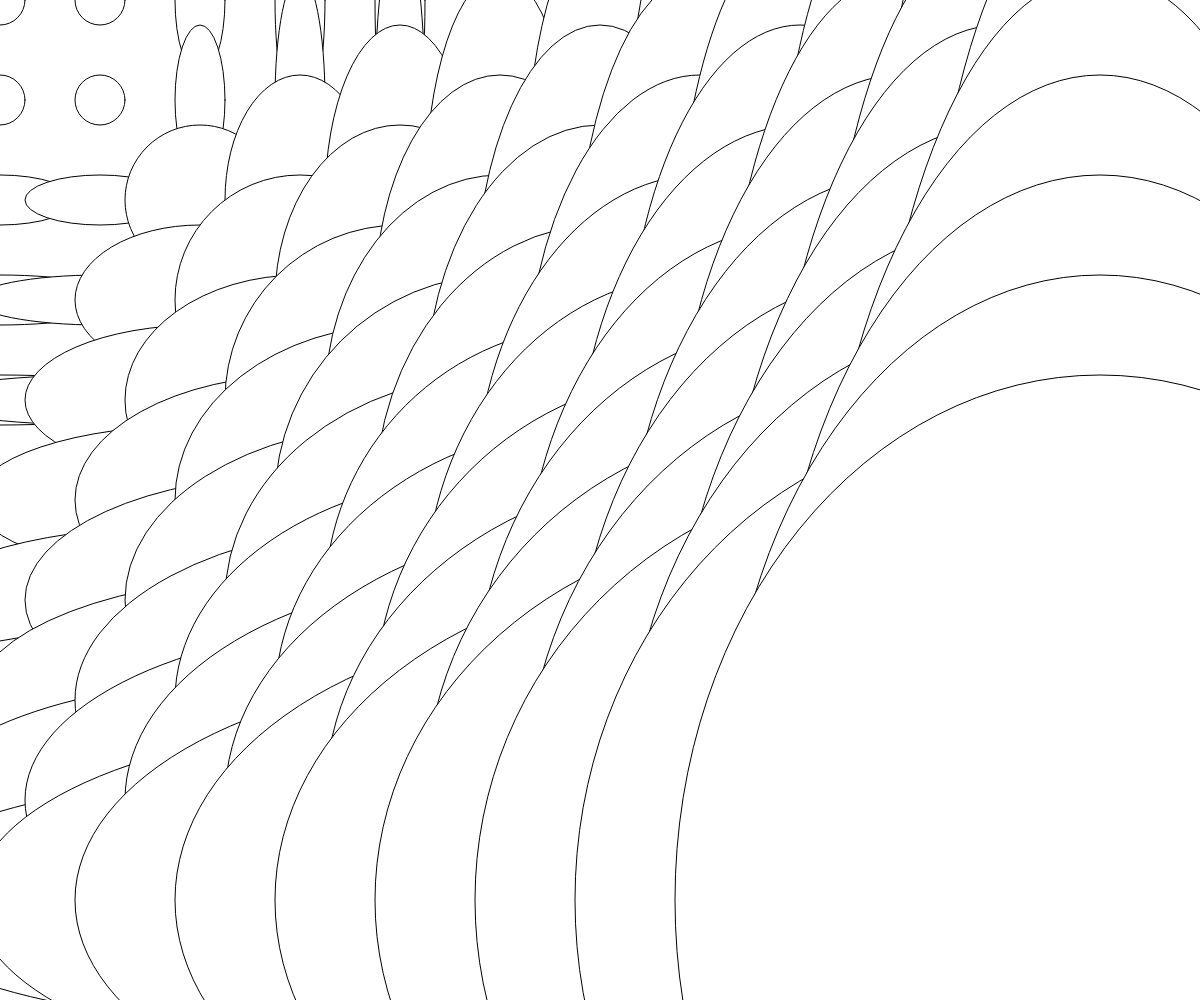
Frame 1 (no input)
Frame 60 (no input): identical to frame 1, image omitted
Frame 120 (the mouse pressed at the canvas centre since frame 60): identical to frame 1, image omitted

The p5.js sketch that drew this single still picture (run headless with seeded random() and noise() and a simulated clock; from frame 60 on, the mouse is pressed at the canvas centre):

// p5.js sketch
// ── sketch.js
function setup() {
  createCanvas(windowWidth, windowHeight);
}

function draw() {
  background(255);
  
  
  for (var i=0; i < width; i += 100) {
      for(var j = 0; j < height; j += 100) {
          ellipse(i, j, j-50, i-50);
          
      }
  }
}
